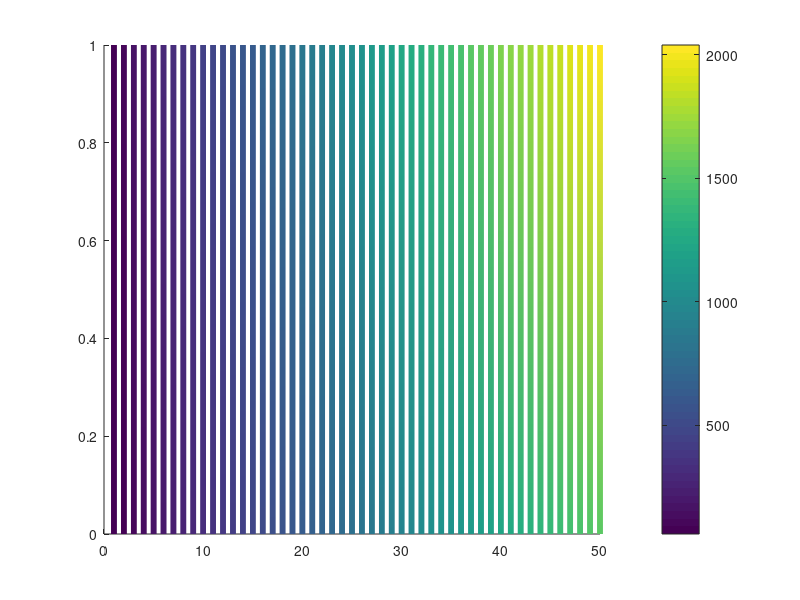

This figure's MATLAB source:
clc
close all
clear all

for i = 1:50
    x = [i i];
    y = [0 1];
    z = [0 0];
    col = [30 * (i + 1) 40 * (i + 1)];
    surface([x;x],[y;y],[z;z],[col;col],...
            'facecol','no',...
            'edgecol','interp',...
            'linew',4); hold on;
end

colorbar